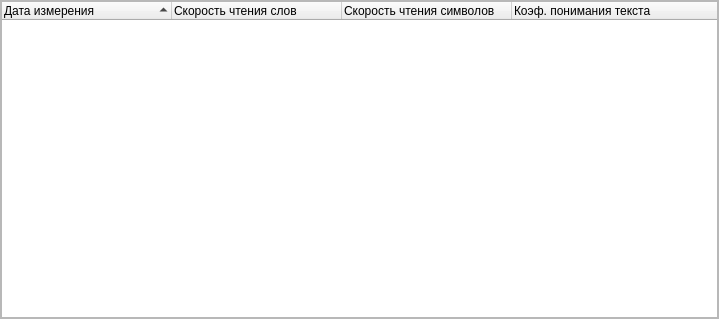
<?xml version="1.0" encoding="UTF-8"?>
<ui version="4.0">
 <class>User_stats_window</class>
 <widget class="QWidget" name="User_stats_window">
  <property name="geometry">
   <rect>
    <x>0</x>
    <y>0</y>
    <width>719</width>
    <height>319</height>
   </rect>
  </property>
  <property name="windowTitle">
   <string>Статистика</string>
  </property>
  <layout class="QGridLayout" name="gridLayout">
   <property name="leftMargin">
    <number>0</number>
   </property>
   <property name="topMargin">
    <number>0</number>
   </property>
   <property name="rightMargin">
    <number>0</number>
   </property>
   <property name="bottomMargin">
    <number>0</number>
   </property>
   <item row="0" column="0">
    <widget class="QScrollArea" name="scrollArea">
     <property name="widgetResizable">
      <bool>true</bool>
     </property>
     <widget class="QWidget" name="scrollAreaWidgetContents">
      <property name="geometry">
       <rect>
        <x>0</x>
        <y>0</y>
        <width>717</width>
        <height>317</height>
       </rect>
      </property>
      <layout class="QGridLayout" name="gridLayout_2">
       <property name="leftMargin">
        <number>0</number>
       </property>
       <property name="topMargin">
        <number>0</number>
       </property>
       <property name="rightMargin">
        <number>0</number>
       </property>
       <property name="bottomMargin">
        <number>0</number>
       </property>
       <property name="spacing">
        <number>6</number>
       </property>
       <item row="0" column="0">
        <widget class="QTreeWidget" name="treeWidget">
         <property name="editTriggers">
          <set>QAbstractItemView::NoEditTriggers</set>
         </property>
         <property name="showDropIndicator" stdset="0">
          <bool>false</bool>
         </property>
         <property name="alternatingRowColors">
          <bool>true</bool>
         </property>
         <property name="selectionMode">
          <enum>QAbstractItemView::NoSelection</enum>
         </property>
         <property name="textElideMode">
          <enum>Qt::ElideLeft</enum>
         </property>
         <property name="uniformRowHeights">
          <bool>false</bool>
         </property>
         <property name="itemsExpandable">
          <bool>false</bool>
         </property>
         <property name="sortingEnabled">
          <bool>true</bool>
         </property>
         <property name="animated">
          <bool>true</bool>
         </property>
         <property name="allColumnsShowFocus">
          <bool>false</bool>
         </property>
         <attribute name="headerVisible">
          <bool>true</bool>
         </attribute>
         <attribute name="headerCascadingSectionResizes">
          <bool>false</bool>
         </attribute>
         <attribute name="headerDefaultSectionSize">
          <number>170</number>
         </attribute>
         <attribute name="headerHighlightSections">
          <bool>false</bool>
         </attribute>
         <attribute name="headerMinimumSectionSize">
          <number>170</number>
         </attribute>
         <attribute name="headerShowSortIndicator" stdset="0">
          <bool>true</bool>
         </attribute>
         <attribute name="headerStretchLastSection">
          <bool>true</bool>
         </attribute>
         <column>
          <property name="text">
           <string>Дата измерения</string>
          </property>
         </column>
         <column>
          <property name="text">
           <string>Скорость чтения слов</string>
          </property>
         </column>
         <column>
          <property name="text">
           <string>Скорость чтения символов</string>
          </property>
         </column>
         <column>
          <property name="text">
           <string>Коэф. понимания текста</string>
          </property>
         </column>
        </widget>
       </item>
      </layout>
     </widget>
    </widget>
   </item>
  </layout>
 </widget>
 <resources/>
 <connections/>
</ui>
